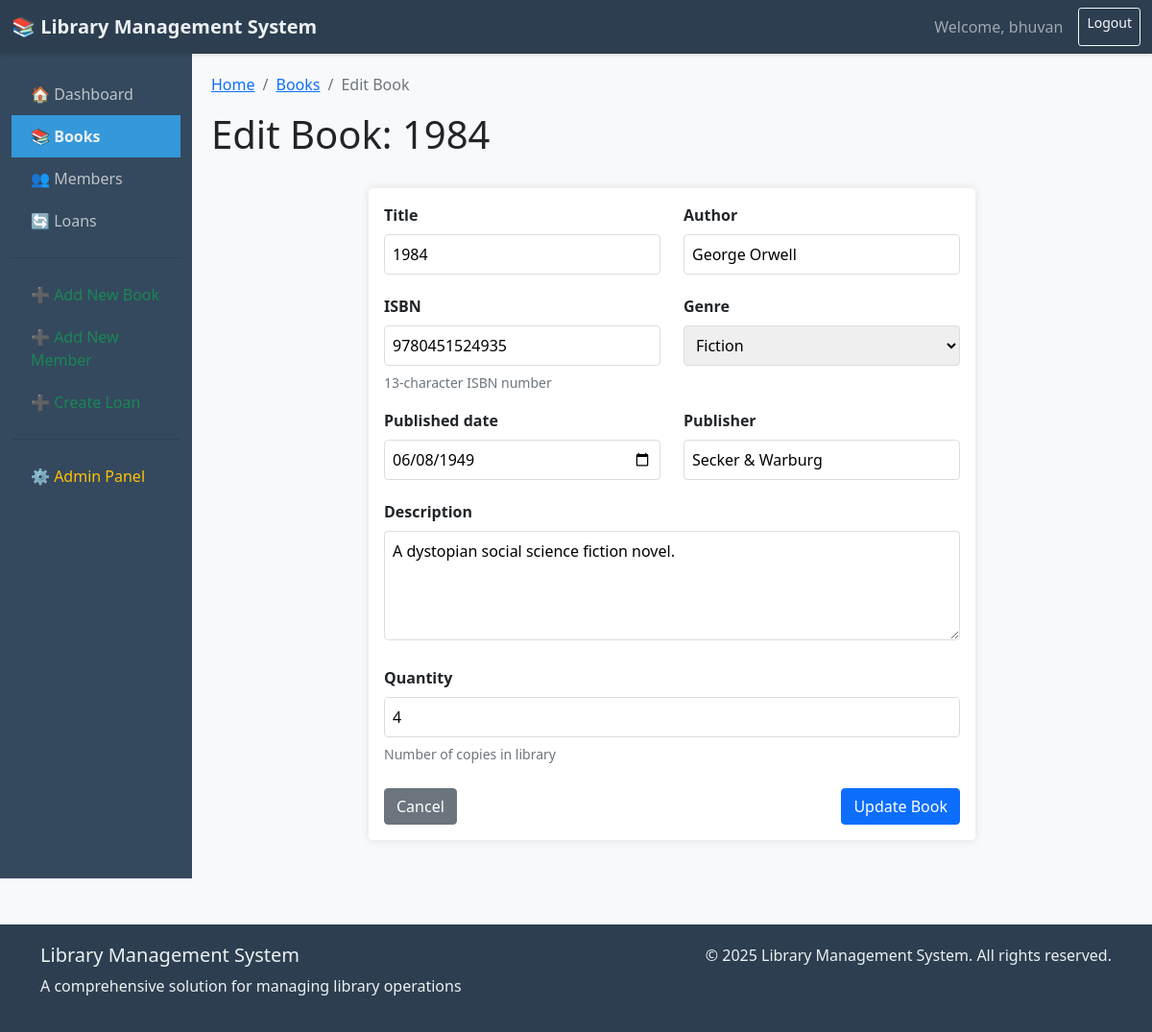
Screenshot of /library/books/4/edit/ (signed in) with the database file from the repository.
### library/models.py (models this page shows, shortened)
class Book(models.Model):
    GENRE_CHOICES = [
        ('FIC', 'Fiction'),
        ('NON', 'Non-Fiction'),
        ('SCI', 'Science'),
        ('HIS', 'History'),
        ('BIO', 'Biography'),
        ('FAN', 'Fantasy'),
        ('MYS', 'Mystery'),
        ('ROM', 'Romance'),
        ('TEC', 'Technology'),
        ('ART', 'Art'),
    ]
    title = models.CharField(max_length=200)
    author = models.CharField(max_length=100)
    isbn = models.CharField('ISBN', max_length=13, unique=True,
                          help_text='13-character ISBN number')
    genre = models.CharField(max_length=3, choices=GENRE_CHOICES, default='FIC')
    published_date = models.DateField()
    publisher = models.CharField(max_length=100)
    description = models.TextField(blank=True)
    quantity = models.PositiveIntegerField(default=1, validators=[MinValueValidator(0)])
    available_copies = models.PositiveIntegerField(default=1, validators=[MinValueValidator(0)])
    created_at = models.DateTimeField(auto_now_add=True)
    updated_at = models.DateTimeField(auto_now=True)
    class Meta:
        ordering = ['title']
        verbose_name = 'Book'
        verbose_name_plural = 'Books'

### library/views.py (the view)
# urls.py: path('books/<int:pk>/edit/', views.book_update, name='book_update'),
@login_required
def book_update(request, pk):
    book = get_object_or_404(Book, pk=pk)
    if request.method == 'POST':
        form = BookForm(request.POST, request.FILES, instance=book)
        if form.is_valid():
            old_quantity = book.quantity
            book = form.save(commit=False)
            if book.quantity > old_quantity:
                book.available_copies += (book.quantity - old_quantity)
            elif book.available_copies > book.quantity:
                book.available_copies = book.quantity
            book.save()
            messages.success(request, f'Book "{book.title}" updated successfully!')
            return redirect('book_detail', pk=book.pk)
    else:
        form = BookForm(instance=book)
    context = {'form': form, 'book': book}
    return render(request, 'books/book_form.html', context)

### library/forms.py (shortened to what this page needs)
class BookForm(forms.ModelForm):
    class Meta:
        model = Book
        fields = ['title', 'author', 'isbn', 'genre', 'published_date',
                 'publisher', 'description', 'quantity']
        widgets = {
            'published_date': forms.DateInput(attrs={'type': 'date'}),
            'description': forms.Textarea(attrs={'rows': 4}),
        }

### templates/books/book_form.html (shortened to what this page needs)
{% extends 'base.html' %}
{% block content %}
<div class="row mb-4">
    <div class="col-12">
        <nav aria-label="breadcrumb">
            <ol class="breadcrumb">
                <li class="breadcrumb-item"><a href="{% url 'home' %}">Home</a></li>
                <li class="breadcrumb-item"><a href="{% url 'book_list' %}">Books</a></li>
                <li class="breadcrumb-item active" aria-current="page">
                    {% if form.instance.pk %}Edit Book{% else %}Add New Book{% endif %}
                </li>
            </ol>
        </nav>
        <h1>{% if form.instance.pk %}Edit Book: {{ form.instance.title }}{% else %}Add New Book{% endif %}</h1>
    </div>
</div>
<div class="row">
    <div class="col-md-8 offset-md-2">
        <div class="card">
            <div class="card-body">
                <form method="post" novalidate>
                    <div class="row mb-3">
                        <div class="col-md-6">
                            <label for="{{ form.title.id_for_label }}" class="form-label">{{ form.title.label }}</label>
                            {{ form.title }}
                        </div>
                        <div class="col-md-6">
                            <label for="{{ form.author.id_for_label }}" class="form-label">{{ form.author.label }}</label>
                            {{ form.author }}
                        </div>
                    </div>
                    <div class="row mb-3">
                        <div class="col-md-6">
                            <label for="{{ form.isbn.id_for_label }}" class="form-label">{{ form.isbn.label }}</label>
                            {{ form.isbn }}
                            <small class="text-muted">{{ form.isbn.help_text }}</small>
                        </div>
                        <div class="col-md-6">
                            <label for="{{ form.genre.id_for_label }}" class="form-label">{{ form.genre.label }}</label>
                            {{ form.genre }}
                        </div>
                    </div>
                    <div class="row mb-3">
                        <div class="col-md-6">
                            <label for="{{ form.published_date.id_for_label }}" class="form-label">{{ form.published_date.label }}</label>
                            {{ form.published_date }}
                        </div>
                        <div class="col-md-6">
                            <label for="{{ form.publisher.id_for_label }}" class="form-label">{{ form.publisher.label }}</label>
                            {{ form.publisher }}
                        </div>
                    </div>
                    <div class="mb-3">
                        <label for="{{ form.description.id_for_label }}" class="form-label">{{ form.description.label }}</label>
                        {{ form.description }}
                    </div>
                    <div class="mb-3">
                        <label for="{{ form.quantity.id_for_label }}" class="form-label">{{ form.quantity.label }}</label>
                        {{ form.quantity }}
                        <small class="text-muted">Number of copies in library</small>
                    </div>
                    <div class="d-flex justify-content-between mt-4">
                        <a href="{% if form.instance.pk %}{% url 'book_detail' form.instance.pk %}{% else %}{% url 'book_list' %}{% endif %}"
                           class="btn btn-secondary">Cancel</a>
                        <button type="submit" class="btn btn-primary">
                            {% if form.instance.pk %}Update Book{% else %}Add Book{% endif %}
                        </button>
                    </div>
                </form>
            </div>
        </div>
    </div>
</div>
{% endblock %}

### templates/base.html (shortened to what this page needs)
<!DOCTYPE html>
<html lang="en">
<head>
    <link href="https://cdn.jsdelivr.net/npm/bootstrap@5.1.3/dist/css/bootstrap.min.css" rel="stylesheet">
</head>
<body>
    <nav class="navbar navbar-expand-lg navbar-dark">
        <div class="container-fluid">
            <a class="navbar-brand" href="{% url 'home' %}">
                📚 Library Management System
            </a>
            {% if user.is_authenticated %}
            <div class="navbar-nav ms-auto">
                <span class="navbar-text me-3">
                    Welcome, {{ user.username }}
                </span>
                <a href="{% url 'logout' %}" class="btn btn-outline-light btn-sm">Logout</a>
            </div>
            {% endif %}
        </div>
    </nav>
    <div class="container-fluid">
        <div class="row">
            <div class="col-md-2 sidebar d-none d-md-block">
                <a href="{% url 'home' %}" class="{% if request.resolver_match.url_name == 'home' %}active{% endif %}">
                    🏠 Dashboard
                </a>
                <a href="{% url 'book_list' %}" class="{% if 'book' in request.resolver_match.url_name %}active{% endif %}">
                    📚 Books
                </a>
                <a href="{% url 'member_list' %}" class="{% if 'member' in request.resolver_match.url_name %}active{% endif %}">
                    👥 Members
                </a>
                <a href="{% url 'loan_list' %}" class="{% if 'loan' in request.resolver_match.url_name %}active{% endif %}">
                    🔄 Loans
                </a>
                {% if user.is_authenticated %}
                <hr>
                <a href="{% url 'book_create' %}" class="text-success">
                    ➕ Add New Book
                </a>
                <a href="{% url 'member_create' %}" class="text-success">
                    ➕ Add New Member
                </a>
                <a href="{% url 'loan_create' %}" class="text-success">
                    ➕ Create Loan
                </a>
                <hr>
                <a href="/admin/" class="text-warning" target="_blank">
                    ⚙️ Admin Panel
                </a>
                {% endif %}
            </div>
            <div class="col-md-10 content">
                {% block content %}
                {% endblock %}
            </div>
        </div>
    </div>
    <footer class="mt-5">
        <div class="container">
            <div class="row">
                <div class="col-md-6">
                    <h5>Library Management System</h5>
                    <p>A comprehensive solution for managing library operations</p>
                </div>
                <div class="col-md-6 text-end">
                    <p>&copy; {% now "Y" %} Library Management System. All rights reserved.</p>
                </div>
            </div>
        </div>
    </footer>
</body>
</html>

### templates/base.html (style rules this page uses)
body { background-color: #f8f9fa; font-family: 'Segoe UI', Tahoma, Geneva, Verdana, sans-serif; }
.navbar { background-color: #2c3e50; box-shadow: 0 2px 4px rgba(0,0,0,.1); }
.navbar-brand { font-weight: bold; color: #ecf0f1 !important; }
.sidebar { background-color: #34495e; min-height: calc(100vh - 56px); padding-top: 20px; }
.sidebar a { color: #bdc3c7; padding: 10px 20px; display: block; text-decoration: none; transition: all 0.3s; }
.sidebar .active { color: #ecf0f1; background-color: #3498db; font-weight: bold; }
.content { padding: 20px; }
.card { border: none; box-shadow: 0 0 10px rgba(0,0,0,.1); margin-bottom: 20px; transition: transform 0.3s; }
footer { background-color: #2c3e50; color: #ecf0f1; padding: 20px 0; margin-top: 40px; }

### templates/books/book_form.html (style rules this page uses)
form input, form select, form textarea { width: 100%; padding: 8px; margin-bottom: 5px; border: 1px solid #ddd; border-radius: 4px; }
form label { font-weight: bold; margin-bottom: 5px; display: block; }

### rows the page displays
Book: instance "1984", title "1984", author "George Orwell", isbn "9780451524935", genre "Fiction", published_date "06/08/1949", publisher "Secker & Warburg", description "A dystopian social science fiction novel.", quantity "4"

### other values shown
{{ user.username }} "bhuvan"
